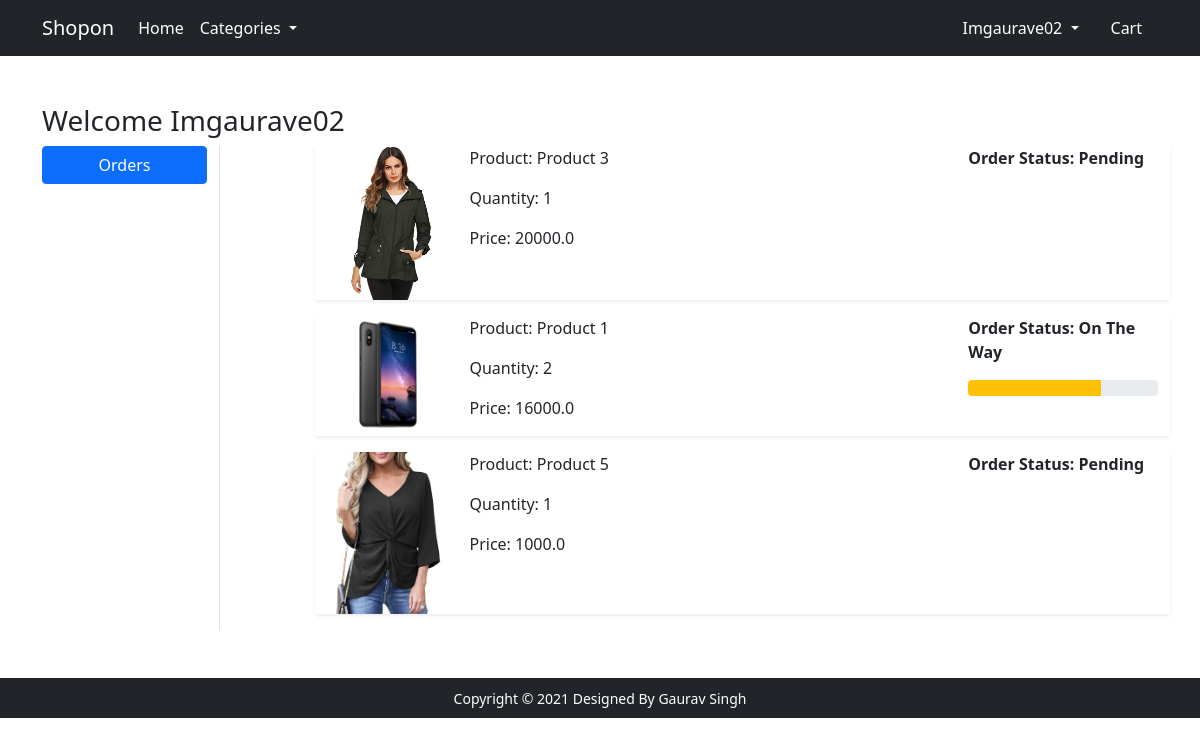
/orders/ (signed in), run on an earlier commit of the app's database.
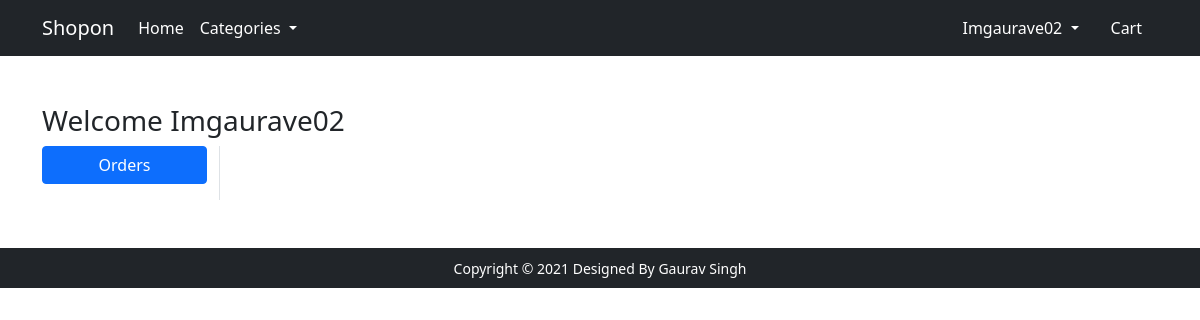
And on a later commit of the database.
### app/models.py (models this page shows, shortened)
class OrderPlcaed(models.Model):
    user = models.ForeignKey(User, on_delete=models.CASCADE)
    customer = models.ForeignKey(Customer, on_delete=models.CASCADE)
    product = models.ForeignKey(Product, on_delete=models.CASCADE)
    quantity = models.PositiveIntegerField(default=1)
    ordered_date = models.DateTimeField( auto_now_add=True)
    status = models.CharField(choices = STATUS_CHOICE,default='Pending', max_length=50)
    @property
    def total_cost(Self):
        return Self.quantity * Self.product.discounted_price

class Product(models.Model):
    title = models.CharField( max_length=250)
    selling_price = models.FloatField()
    discounted_price = models.FloatField()
    description = models.TextField()
    breand = models.CharField( max_length=100)
    category = models.CharField(choices=CATEGORY_CHOICES, max_length=2)
    product_image = models.ImageField( upload_to='productimg')

### app/views.py (the view)
# urls.py: path('orders/', views.orders, name='orders'),
@login_required
def orders(request):
    op = OrderPlcaed.objects.filter(user=request.user)
    return render(request, 'app/orders.html',{'order':op})

### app/templates/app/orders.html (shortened to what this page needs)
{% extends 'app/base.html' %}
{% load static %}
{% block main-content %}
<div class="container my-5">
 <div class="row">
 <h3>Welcome {{request.user.username|capfirst}}</h3>
  <div class="col-sm-2 border-end">
   <ul class="list-unstyled">
    <li class="d-grid"><a href="{% url 'orders' %}" class="btn btn-primary">Orders</a></li>
   </ul>
  </div>
  <div class="col-sm-9 offset-sm-1">
  {% for op in order %}
   <div class="row shadow-sm mb-3">
    <div class="col-sm-2">
    <img src="{{op.product.product_image.url}}" class="img-fluid" height="150" width="150">
    </div>
    <div class ="col-sm-7">
    <p>Product: {{op.product.title}}</p>
    <p>Quantity: {{op.quantity}}</p>
    <p>Price: {{op.total_cost}}</p>
    </div>
    <div class="col-sm-3 fw-bold">
    <p> Order Status: {{op.status}} </p>
    {% if op.status == 'On The Way' %}
        <div class="progress">
        <div class="progress-bar bg-warning" role="progressbar" style="width:70%" aria-valuenow="70" aria-valuemin="0" aria-valuemax="100"></div>
        </div>
    {% endif %}
    </div>
   </div>
   {% endfor %}
  </div>
 </div>
</div>
{% endblock main-content %}

What changed in the data, as far as the page shows it:
removed OrderPlcaed: product.product_image (picture), product "Product 3", quantity "1", total_cost "20000.0", status "Pending"
removed OrderPlcaed: product.product_image (picture), product "Product 1", quantity "2", total_cost "16000.0", status "On The Way"
removed OrderPlcaed: product.product_image (picture), product "Product 5", quantity "1", total_cost "1000.0", status "Pending"
